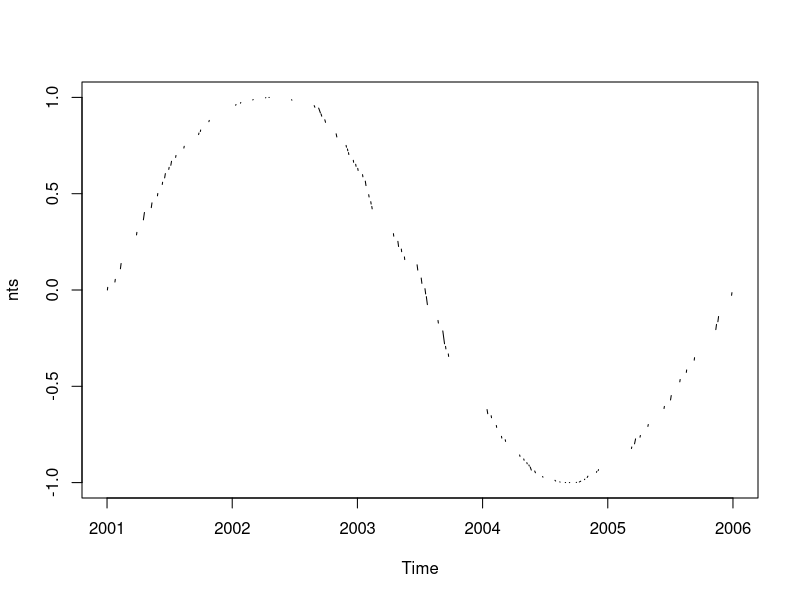

Recreate this plot in R.
# starting a daily time series in R
# https://stackoverflow.com/questions/33128865/starting-a-daily-time-series-in-r


rm(list=ls())

library(lubridate)
set.seed(42)
minday = as.Date("2001-01-01")
maxday = as.Date("2005-12-31")
dates <- seq(minday, maxday, "days")
dates <- dates[sample(1:length(dates),length(dates)/4)] # create some holes
df <- data.frame(date=sort(dates), val=sin(seq(from=0, to=2*pi, length=length(dates))))

df <- merge(df, data.frame(date=seq(minday, maxday, "days")), all=T)

nts <- ts(df$val, frequency=365, start=c(year(minday), as.numeric(format(minday, "%j"))))
plot(nts)
